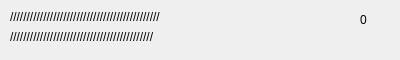
<?xml version="1.0" encoding="UTF-8"?>
<ui version="4.0">
 <class>TrackListFormat</class>
 <widget class="QWidget" name="TrackListFormat">
  <property name="geometry">
   <rect>
    <x>0</x>
    <y>0</y>
    <width>400</width>
    <height>60</height>
   </rect>
  </property>
  <property name="windowTitle">
   <string>Form</string>
  </property>
  <widget class="QLabel" name="labelDuration">
   <property name="geometry">
    <rect>
     <x>360</x>
     <y>10</y>
     <width>31</width>
     <height>20</height>
    </rect>
   </property>
   <property name="text">
    <string>0</string>
   </property>
  </widget>
  <widget class="QWidget" name="layoutWidget">
   <property name="geometry">
    <rect>
     <x>10</x>
     <y>10</y>
     <width>182</width>
     <height>34</height>
    </rect>
   </property>
   <layout class="QVBoxLayout" name="verticalLayout">
    <item>
     <widget class="QLabel" name="labelTitle">
      <property name="text">
       <string>/////////////////////////////////////////////</string>
      </property>
     </widget>
    </item>
    <item>
     <widget class="QLabel" name="labelAuthor">
      <property name="text">
       <string>///////////////////////////////////////////</string>
      </property>
     </widget>
    </item>
   </layout>
  </widget>
 </widget>
 <resources/>
 <connections/>
</ui>
